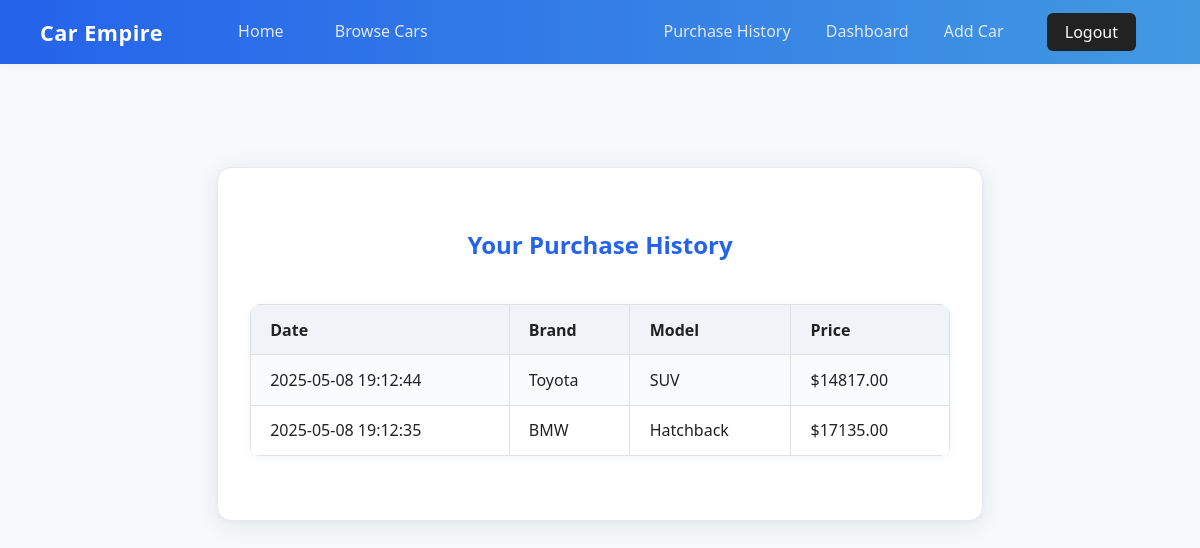
Screenshot of /history (signed in) with the database file from the repository.
### tables this page shows
CREATE TABLE sales (
    id INTEGER PRIMARY KEY AUTOINCREMENT,
    user_id INTEGER NOT NULL,
    car_id INTEGER NOT NULL,
    sale_price REAL NOT NULL,
    sale_date TEXT NOT NULL,
    channel TEXT, -- e.g., 'website', 'showroom'
    discount_applied REAL DEFAULT 0,
    FOREIGN KEY(user_id) REFERENCES users(id),
    FOREIGN KEY(car_id) REFERENCES cars(id)
);

CREATE TABLE cars (
    id INTEGER PRIMARY KEY AUTOINCREMENT,
    brand TEXT NOT NULL,
    model TEXT NOT NULL,
    price REAL NOT NULL,
    cost_price REAL NOT NULL,
    stock INTEGER NOT NULL,
    year INTEGER,
    color TEXT,
    mileage INTEGER,
    description TEXT
);

### app.py (the view)
@app.route('/history')
def purchase_history():
    if 'user_id' not in session:
        return redirect(url_for('login'))
    db = get_db()
    purchases = db.execute('''
        SELECT sales.sale_date, cars.brand, cars.model, sales.sale_price
        FROM sales
        JOIN cars ON sales.car_id = cars.id
        WHERE sales.user_id = ?
        ORDER BY sales.sale_date DESC
    ''', (session['user_id'],)).fetchall()
    return render_template('purchase_history.html', purchases=purchases)

### app.py (called while the page is built)
def get_db():
    db = getattr(g, '_database', None)
    if db is None:
        db = g._database = sqlite3.connect(DATABASE)
        db.row_factory = sqlite3.Row
    return db

@app.teardown_appcontext
def close_connection(exception):
    db = getattr(g, '_database', None)
    if db is not None:
        db.close()

### templates/purchase_history.html (shortened to what this page needs)
{% extends 'base.html' %}
{% block content %}
<div class="history-page-center">
  <div class="history-card">
    <h2 class="history-title">Your Purchase History</h2>
    {% if purchases %}
    <table class="history-table">
        <tr>
            <th>Date</th>
            <th>Brand</th>
            <th>Model</th>
            <th>Price</th>
        </tr>
        {% for p in purchases %}
        <tr>
            <td>{{ p.sale_date }}</td>
            <td>{{ p.brand }}</td>
            <td>{{ p.model }}</td>
            <td>${{ '%.2f'|format(p.sale_price) }}</td>
        </tr>
        {% endfor %}
    </table>
    {% else %}
    <p class="history-empty">You have not purchased any cars yet.</p>
    {% endif %}
  </div>
</div>
{% endblock %}

### static/style.css (style rules this page uses)
body { font-family: 'Segoe UI', Arial, sans-serif; background: #f7f9fa; margin: 0; padding: 0; color: #222; }
h1, h2, h3, h4 { color: #2d3e50; }
table { width: 100%; border-collapse: collapse; margin-bottom: 2em; background: #fff; box-shadow: 0 2px 8px rgba(0,0,0,0.03); }
table th, table td { padding: 0.75em 1em; border: 1px solid #e0e0e0; text-align: left; }
table th { background: #f0f4f8; }
table tr:nth-child(even) { background: #f9fbfc; }
.history-page-center { min-height: 70vh; display: flex; align-items: center; justify-content: center; background: none; }
.history-card { width: 100%; max-width: 700px; padding: 2.5em 2em 2em 2em; border-radius: 14px; background: #fff; box-shadow: 0 4px 24px rgba(44,82,130,0.10), 0 1.5px 4px rgba(44,82,130,0.04); border: 1px solid #e6eaf0; display: flex; flex-direction: column; gap: 1.2em; }
.history-title { text-align: center; font-size: 1.5em; font-weight: 700; margin-bottom: 1em; color: #2563eb; }
.history-table { width: 100%; border-collapse: collapse; background: #fff; border-radius: 10px; overflow: hidden; box-shadow: 0 2px 8px rgba(44,82,130,0.06); }
.history-table th, .history-table td { padding: 0.85em 1.2em; border: 1px solid #e0e0e0; text-align: left; }
.history-table th { background: #f0f4f8; font-weight: 600; }
.history-table tr:nth-child(even) { background: #f9fbfc; }

### rows the page displays
sales: sale_date "2025-05-08 19:12:44", brand "Toyota", model "SUV", sale_price "14817.00"
sales: sale_date "2025-05-08 19:12:35", brand "BMW", model "Hatchback", sale_price "17135.00"
